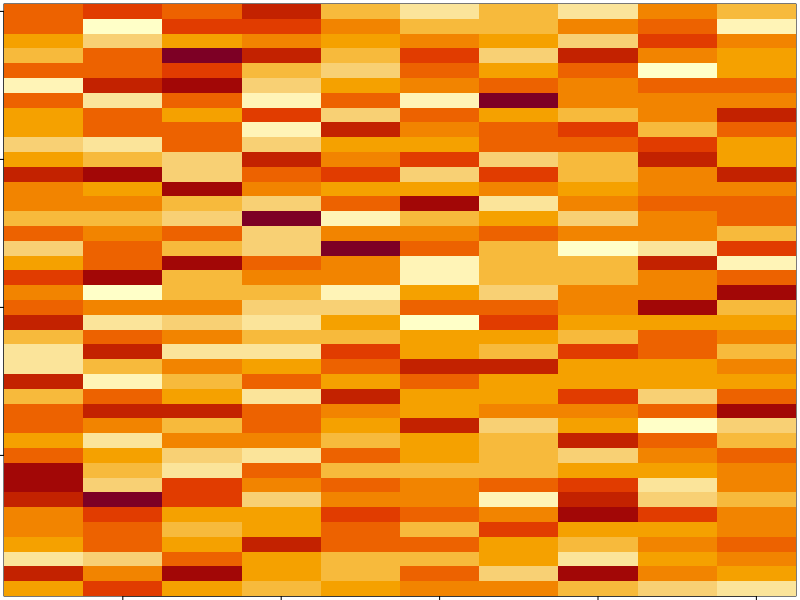
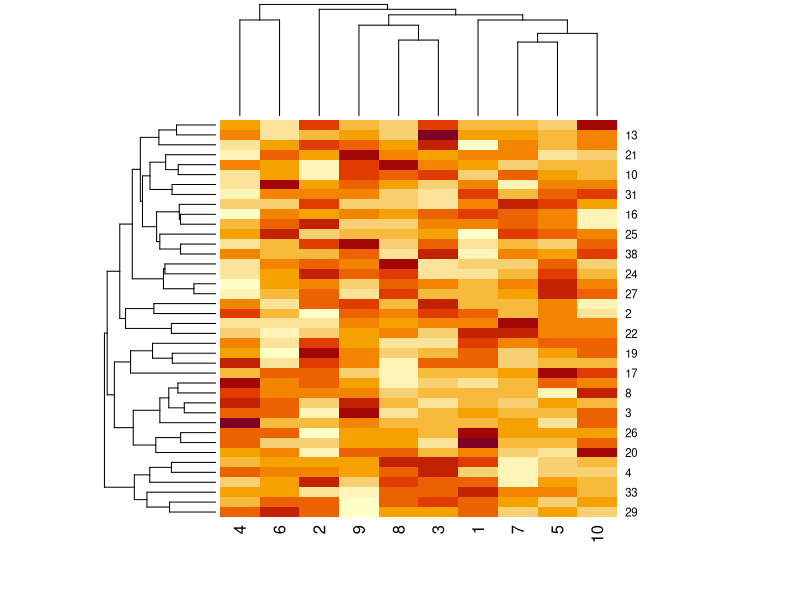
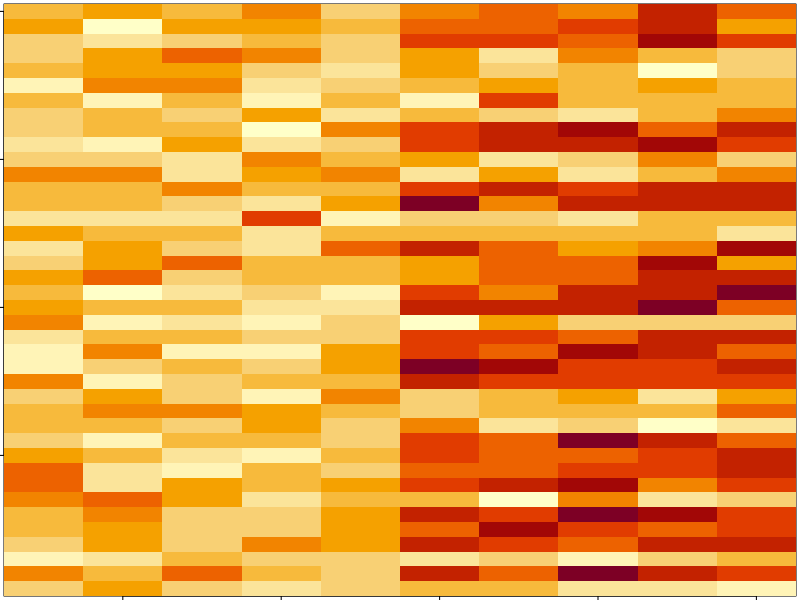
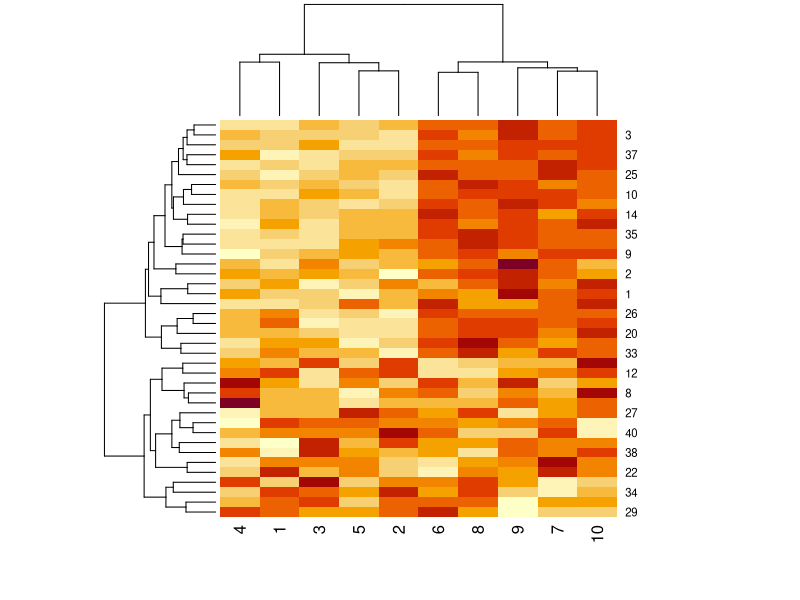
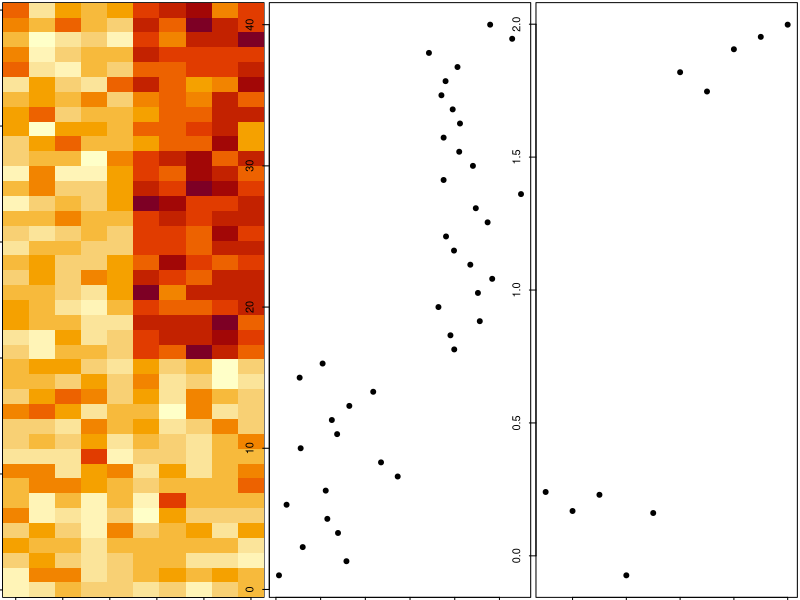
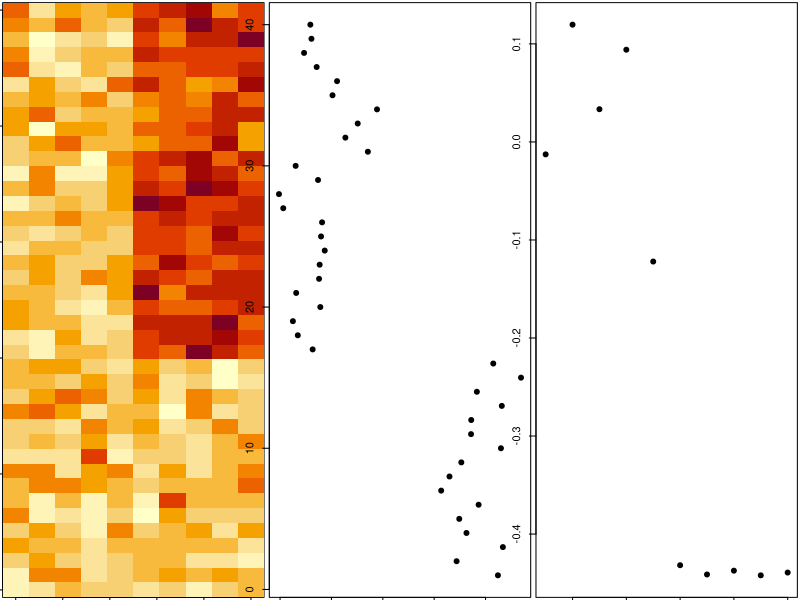
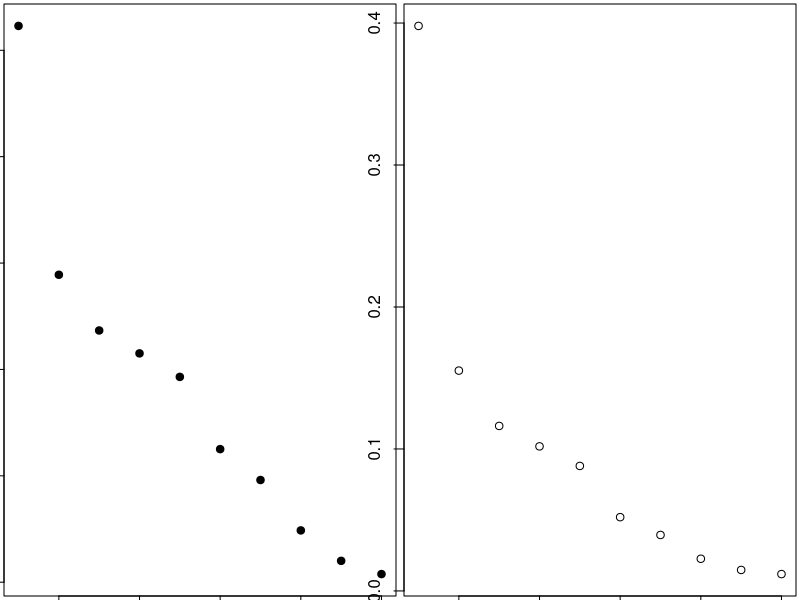
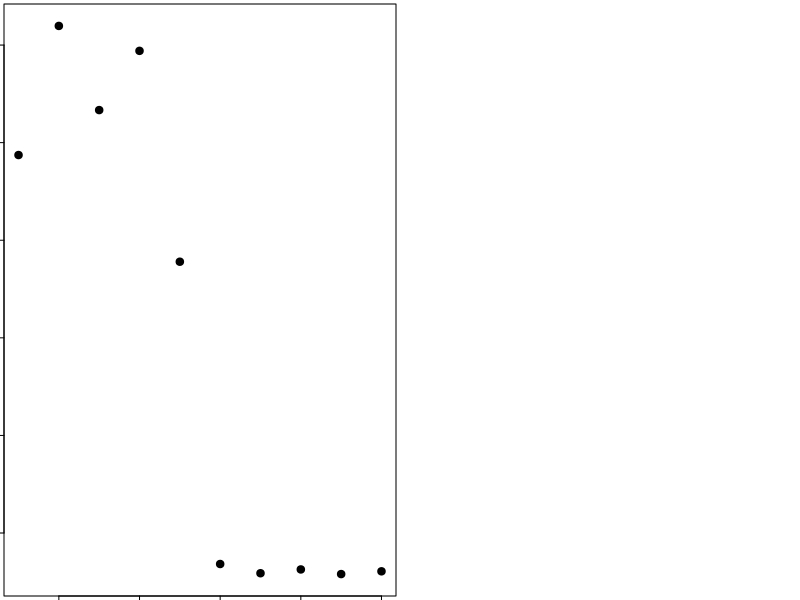

Recreate these plots in R, in order.
  ##Matrix Data
  set.seed(12345)
  par(mar = rep(0.2, 4))
  dataMatrix <- matrix(rnorm(400), nrow = 40)
  image(1:10, 1:40, t(dataMatrix)[, nrow(dataMatrix):1])
  
  ##Cluster the data
  par(mar = rep(0.2, 4))
  heatmap(dataMatrix)
  
  ##What if we add a pattern?
  set.seed(678910)
  for (i in 1:40){
    ##flip a coin
    coinFlip <- rbinom(1, size = 1, prob = 0.5)
    
    ##if coin is heads, add a common pattern to that row
    if (coinFlip){
      dataMatrix[i, ] <- dataMatrix[i, ] + rep(c(0, 3), each = 5)
    }
  }
  
  ##plot the data
  par(mar = rep(0.2, 4))
  image(1:10, 1:40, t(dataMatrix)[, nrow(dataMatrix):1])
  
  par(mar = rep(0.2, 4))
  heatmap(dataMatrix)
  
  ##Patterns in rows and columns
  hh <- hclust(dist(dataMatrix))
  dataMatrixOrdered <- dataMatrix[hh$order, ]
  par(mfrow = c(1, 3))
  image(t(dataMatrixOrdered)[, nrow(dataMatrixOrdered):1])
  plot(rowMeans(dataMatrixOrdered), 40:1, xlab = "Row Mean", ylab = "Row", pch = 19)
  plot(colMeans(dataMatrixOrdered), xlab = "Column", ylab = "Column Mean", pch = 19)
  
  ##Components of the SVD - u and V
  svd1 <- svd(scale(dataMatrixOrdered))
  par(mfrow = c(1, 3))
  image(t(dataMatrixOrdered)[, nrow(dataMatrixOrdered):1])
  plot(svd1$u[, 1], 40:1, xlab = "Row", ylab = "First left singular vector",
       pch = 19)
  plot(svd1$v[, 1], xlab = "Column", ylab = "First right singular vector", pch = 19)
  
  ##Components of the SVD - Variance explained
  par(mfrow = c(1, 2))
  plot(svd1$d, xlab = "Column", ylab = "Singular value", pch = 19)
  plot(svd1$d^2/sum(svd1$d^2), xlab = "Column", ylab = "Prop. of variance explained,
       pch = 19")
  
  ##Relationship to principal components
  svd1 <- svd(scale(dataMatrixOrdered))
  pca1 <- prcomp(dataMatrixOrdered, scale = TRUE)
  plot(pca1$rotation[, 1], pch = 19, xlab = "Principal Component 1",
       ylab = "Right Singular Vector 1")
  abline(c(0, 1))

  ##Components of the SVD - variance explained
constantMatrix <- dataMatrixOrdered*0
for(i in 1:dim(dataMatrixOrdered)[1]){
  constantMatrix[i, ] <- rep(c(0,1),each =5)
}
svd1 <- svd(constantMatrix)
par(mfrow=c(1,3))  
image(t(constantMatrix)[,nrow(constantMatrix):1])
plot(svd1$d,xlab="Column",ylab="Singular Value",pch=19)
plot(svd1$d^2/sum(svd1$d^2),xlab="Column",ylab="Prop. of variance explained",pch=19)
